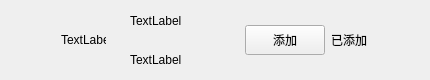
<?xml version="1.0" encoding="UTF-8"?>
<ui version="4.0">
 <class>ApplyFriendItem</class>
 <widget class="QWidget" name="ApplyFriendItem">
  <property name="geometry">
   <rect>
    <x>0</x>
    <y>0</y>
    <width>400</width>
    <height>80</height>
   </rect>
  </property>
  <property name="maximumSize">
   <size>
    <width>16777215</width>
    <height>80</height>
   </size>
  </property>
  <property name="windowTitle">
   <string>Form</string>
  </property>
  <layout class="QHBoxLayout" name="horizontalLayout">
   <property name="topMargin">
    <number>0</number>
   </property>
   <property name="rightMargin">
    <number>0</number>
   </property>
   <property name="bottomMargin">
    <number>0</number>
   </property>
   <item>
    <spacer name="horizontalSpacer">
     <property name="orientation">
      <enum>Qt::Orientation::Horizontal</enum>
     </property>
     <property name="sizeType">
      <enum>QSizePolicy::Policy::Fixed</enum>
     </property>
     <property name="sizeHint" stdset="0">
      <size>
       <width>50</width>
       <height>20</height>
      </size>
     </property>
    </spacer>
   </item>
   <item>
    <widget class="QLabel" name="icon_label">
     <property name="minimumSize">
      <size>
       <width>45</width>
       <height>45</height>
      </size>
     </property>
     <property name="maximumSize">
      <size>
       <width>45</width>
       <height>45</height>
      </size>
     </property>
     <property name="text">
      <string>TextLabel</string>
     </property>
    </widget>
   </item>
   <item>
    <widget class="QWidget" name="widget" native="true">
     <layout class="QHBoxLayout" name="horizontalLayout_2">
      <property name="topMargin">
       <number>2</number>
      </property>
      <property name="bottomMargin">
       <number>2</number>
      </property>
      <item>
       <widget class="QWidget" name="widget_2" native="true">
        <layout class="QVBoxLayout" name="verticalLayout">
         <property name="topMargin">
          <number>2</number>
         </property>
         <property name="bottomMargin">
          <number>2</number>
         </property>
         <item>
          <widget class="QLabel" name="user_name_label">
           <property name="minimumSize">
            <size>
             <width>100</width>
             <height>30</height>
            </size>
           </property>
           <property name="text">
            <string>TextLabel</string>
           </property>
          </widget>
         </item>
         <item>
          <widget class="QLabel" name="user_chat_label">
           <property name="minimumSize">
            <size>
             <width>100</width>
             <height>30</height>
            </size>
           </property>
           <property name="text">
            <string>TextLabel</string>
           </property>
          </widget>
         </item>
        </layout>
       </widget>
      </item>
      <item>
       <spacer name="horizontalSpacer_3">
        <property name="orientation">
         <enum>Qt::Orientation::Horizontal</enum>
        </property>
        <property name="sizeHint" stdset="0">
         <size>
          <width>40</width>
          <height>20</height>
         </size>
        </property>
       </spacer>
      </item>
      <item>
       <widget class="QPushButton" name="add_button">
        <property name="maximumSize">
         <size>
          <width>80</width>
          <height>30</height>
         </size>
        </property>
        <property name="text">
         <string>添加</string>
        </property>
       </widget>
      </item>
      <item>
       <widget class="QLabel" name="already_add_label">
        <property name="minimumSize">
         <size>
          <width>40</width>
          <height>0</height>
         </size>
        </property>
        <property name="maximumSize">
         <size>
          <width>16777215</width>
          <height>16777215</height>
         </size>
        </property>
        <property name="text">
         <string>已添加</string>
        </property>
       </widget>
      </item>
      <item>
       <spacer name="horizontalSpacer_2">
        <property name="orientation">
         <enum>Qt::Orientation::Horizontal</enum>
        </property>
        <property name="sizeType">
         <enum>QSizePolicy::Policy::Fixed</enum>
        </property>
        <property name="sizeHint" stdset="0">
         <size>
          <width>50</width>
          <height>20</height>
         </size>
        </property>
       </spacer>
      </item>
     </layout>
    </widget>
   </item>
  </layout>
 </widget>
 <resources/>
 <connections/>
</ui>
